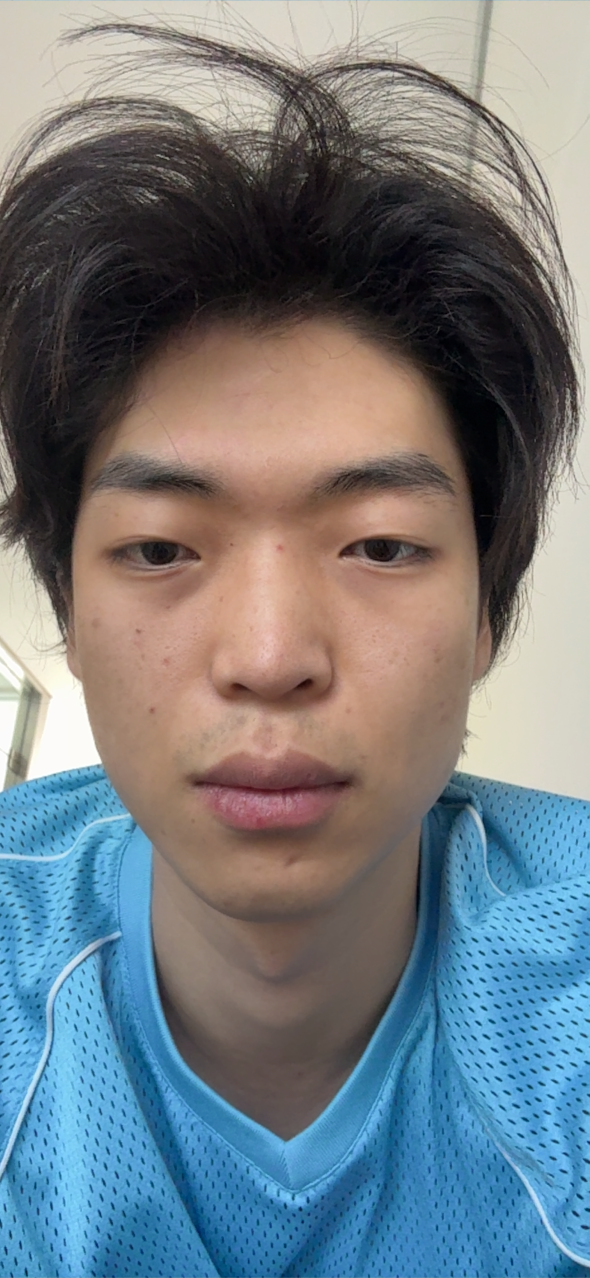
#> input picture docs/product/e7-region-detection-comparison-report-2026-06-27/assets/e7-reference-atlas/capture_pairs/pair_face_20260627T091334Z_06/frame.png, 1179 x 2556 px, found by its file name (shown at 1/2 size)
$ python make_lip_blend_preview_sheet.py
#> lines starting #> are read from the running program, lines starting #| are printed output that depends on the picture; after the words box and inside, x2 and y2 are one past the last pixel; in counts of white or black regions, pixels touching at a corner belong together; pictures that were not available may be replaced by others from this repository, and a replacement may not be noted
#!/usr/bin/env python3

from __future__ import annotations

import argparse
import json
from pathlib import Path
from typing import Any

import numpy as np
from PIL import Image, ImageDraw, ImageFilter


DEFAULT_FRAME = Path("evidence/e7-reference-atlas/capture_pairs/pair_face_20260622T143334Z_03/frame.png")
DEFAULT_ATLAS_MASK = Path("evidence/e7-reference-atlas/lip-style-atlas-v1/lip_atlas_roundtrip_mask.png")
DEFAULT_VISION_MASK = Path("evidence/e7-reference-atlas/vision-lip-boundary-v2/frame_vision_outer_minus_inner_mask.png")
DEFAULT_OUT = Path("evidence/e7-reference-atlas/vision-lip-boundary-v2/blend_preview")


def parse_args() -> argparse.Namespace:
    parser = argparse.ArgumentParser(description="Create alpha overlay vs pigment multiply lip previews.")
    parser.add_argument("--frame", type=Path, default=DEFAULT_FRAME)
    parser.add_argument("--atlas-mask", type=Path, default=DEFAULT_ATLAS_MASK)
    parser.add_argument("--vision-mask", type=Path, default=DEFAULT_VISION_MASK)
    parser.add_argument("--out", type=Path, default=DEFAULT_OUT)
    parser.add_argument("--color", default="#D94B74")
    parser.add_argument("--alpha-opacity", type=float, default=0.62)
    parser.add_argument("--multiply-strength", type=float, default=0.76)
    parser.add_argument("--feather", type=float, default=3.0)
    parser.add_argument("--threshold", type=int, default=8)
    parser.add_argument("--crop-pad", type=int, default=220)
    return parser.parse_args()


def hex_to_rgb(value: str) -> np.ndarray:
    value = value.strip().lstrip("#")
    if len(value) != 6:
        raise ValueError(f"Expected #RRGGBB color, got {value!r}")
    return np.array([int(value[i : i + 2], 16) for i in (0, 2, 4)], dtype=np.float32) / 255.0


def load_mask(path: Path, size: tuple[int, int], threshold: int, feather: float) -> np.ndarray:
    image = Image.open(path).convert("L")
    if image.size != size:
        image = image.resize(size, Image.Resampling.NEAREST)
    if feather > 0:
        image = image.filter(ImageFilter.GaussianBlur(radius=feather))
    values = np.asarray(image, dtype=np.float32) / 255.0
    return np.where(values > threshold / 255.0, values, 0.0)


def bbox(mask: np.ndarray) -> dict[str, int] | None:
    ys, xs = np.where(mask > 0.03)
    if len(xs) == 0:
        return None
    left = int(xs.min())
    top = int(ys.min())
    right = int(xs.max())
    bottom = int(ys.max())
    return {
        "left": left,
        "top": top,
        "right": right,
        "bottom": bottom,
        "width": right - left + 1,
        "height": bottom - top + 1,
    }


def expand_bbox(box: dict[str, int], size: tuple[int, int], pad: int) -> tuple[int, int, int, int]:
    width, height = size
    left = max(0, box["left"] - pad)
    top = max(0, box["top"] - pad)
    right = min(width - 1, box["right"] + pad)
    bottom = min(height - 1, box["bottom"] + pad)
    return left, top, right + 1, bottom + 1


def alpha_overlay(frame: np.ndarray, mask: np.ndarray, color: np.ndarray, opacity: float) -> np.ndarray:
    alpha = np.clip(mask * opacity, 0.0, 1.0)[..., None]
    return frame * (1.0 - alpha) + color * alpha


def pigment_multiply(frame: np.ndarray, mask: np.ndarray, color: np.ndarray, strength: float) -> np.ndarray:
    pigment_strength = np.clip(mask * strength, 0.0, 1.0)[..., None]
    pigment_filter = 1.0 * (1.0 - pigment_strength) + color * pigment_strength
    return np.clip(frame * pigment_filter, 0.0, 1.0)


def add_boundary(image: Image.Image, mask: np.ndarray, color: tuple[int, int, int]) -> Image.Image:
    hard = mask > 0.04
    edge = np.zeros_like(hard)
    edge[1:, :] |= hard[1:, :] != hard[:-1, :]
    edge[:-1, :] |= hard[:-1, :] != hard[1:, :]
    edge[:, 1:] |= hard[:, 1:] != hard[:, :-1]
    edge[:, :-1] |= hard[:, :-1] != hard[:, 1:]
    edge_image = Image.fromarray((edge.astype(np.uint8) * 255), mode="L").filter(ImageFilter.MaxFilter(5))
    output = image.convert("RGBA")
    line = Image.new("RGBA", output.size, (*color, 0))
    line.putalpha(edge_image)
    return Image.alpha_composite(output, line).convert("RGB")


def luminance(values: np.ndarray) -> np.ndarray:
    return values[..., 0] * 0.2126 + values[..., 1] * 0.7152 + values[..., 2] * 0.0722


def detail_metrics(original: np.ndarray, rendered: np.ndarray, mask: np.ndarray) -> dict[str, float]:
    active = mask > 0.12
    if int(active.sum()) < 2:
        return {"lumaStdRatio": 0.0, "lumaCorrelation": 0.0}
    original_luma = luminance(original)[active]
    rendered_luma = luminance(rendered)[active]
    original_std = float(original_luma.std())
    rendered_std = float(rendered_luma.std())
    if original_std <= 1e-8 or rendered_std <= 1e-8:
        correlation = 0.0
    else:
        correlation = float(np.corrcoef(original_luma, rendered_luma)[0, 1])
    return {
        "lumaStdRatio": rendered_std / max(original_std, 1e-8),
        "lumaCorrelation": correlation,
    }


def label(image: Image.Image, title: str, subtitle: str = "") -> Image.Image:
    output = image.convert("RGBA")
    draw = ImageDraw.Draw(output)
    height = 92 if subtitle else 64
    draw.rectangle((24, 24, 720, 24 + height), fill=(0, 0, 0, 168))
    draw.text((42, 42), title, fill=(255, 255, 255, 255))
    if subtitle:
        draw.text((42, 70), subtitle, fill=(255, 255, 255, 255))
    return output.convert("RGB")


def make_sheet(images: list[tuple[str, Image.Image]], crop: tuple[int, int, int, int]) -> Image.Image:
    thumbs: list[tuple[str, Image.Image]] = []
    for title, image in images:
        view = image.crop(crop)
        view.thumbnail((360, 640), Image.Resampling.LANCZOS)
        thumbs.append((title, view.convert("RGB")))

    label_height = 34
    width = 360 * len(thumbs)
    height = label_height + max(image.height for _, image in thumbs)
    sheet = Image.new("RGB", (width, height), (18, 18, 20))
    draw = ImageDraw.Draw(sheet)
    for index, (title, image) in enumerate(thumbs):
        x = index * 360
        draw.rectangle((x, 0, x + 360, label_height), fill=(35, 35, 39))
        draw.text((x + 12, 10), title, fill=(255, 255, 255))
        sheet.paste(image, (x + (360 - image.width) // 2, label_height))
    return sheet


def save_preview(path: Path, values: np.ndarray, mask: np.ndarray, line_color: tuple[int, int, int], title: str, subtitle: str) -> Image.Image:
    image = Image.fromarray(np.rint(np.clip(values, 0.0, 1.0) * 255).astype(np.uint8), mode="RGB")
    image = add_boundary(image, mask, line_color)
    image = label(image, title, subtitle)
    image.save(path)
    return image


def main() -> None:
    args = parse_args()
    frame_path = args.frame.resolve()
    atlas_mask_path = args.atlas_mask.resolve()
    vision_mask_path = args.vision_mask.resolve()
    out_dir = args.out.resolve()
    out_dir.mkdir(parents=True, exist_ok=True)

    frame_image = Image.open(frame_path).convert("RGB")
#> frame_image is the input picture: PIL image 1179x2556 RGB; mean R, G, B 114.5, 122.9, 128.8
    frame = np.asarray(frame_image, dtype=np.float32) / 255.0
    color = hex_to_rgb(args.color)
    atlas_mask = load_mask(atlas_mask_path, frame_image.size, args.threshold, args.feather)
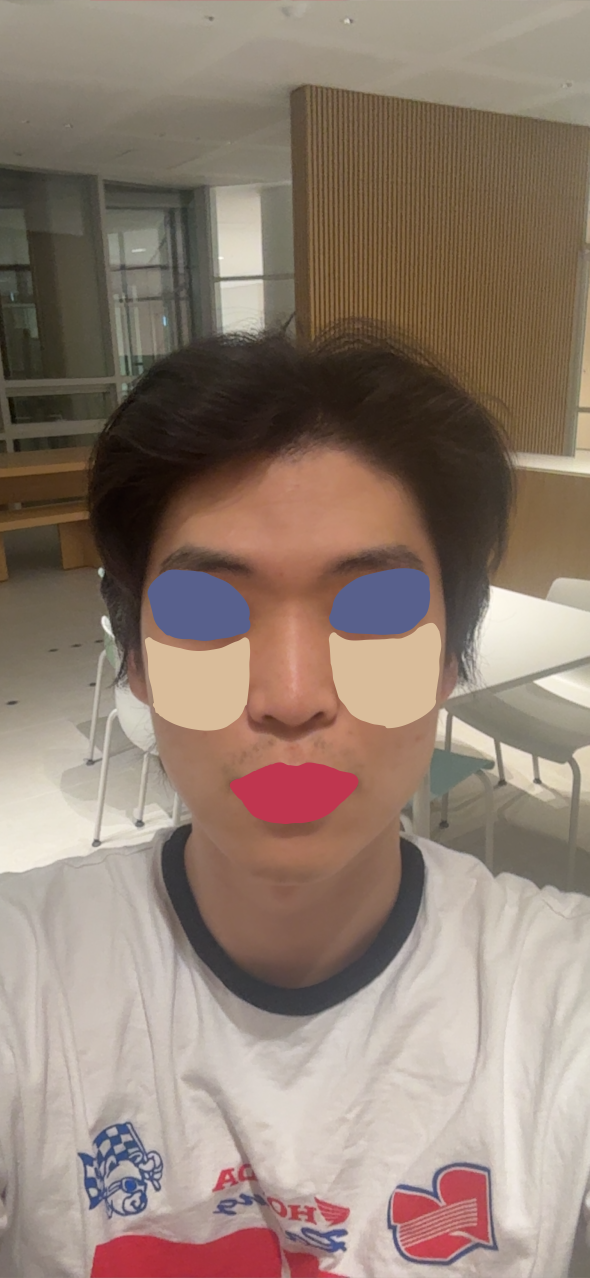
#> input picture evidence/references/e7-user-gold-raw-20260626/A_0.png, 1179 x 2556 px, given in place of lip_atlas_roundtrip_mask.png, which was not available (shown at 1/2 size)
    vision_mask = load_mask(vision_mask_path, frame_image.size, args.threshold, args.feather)
#> call 2 of load_mask, with size = (1179, 2556), threshold = 8, feather = 3
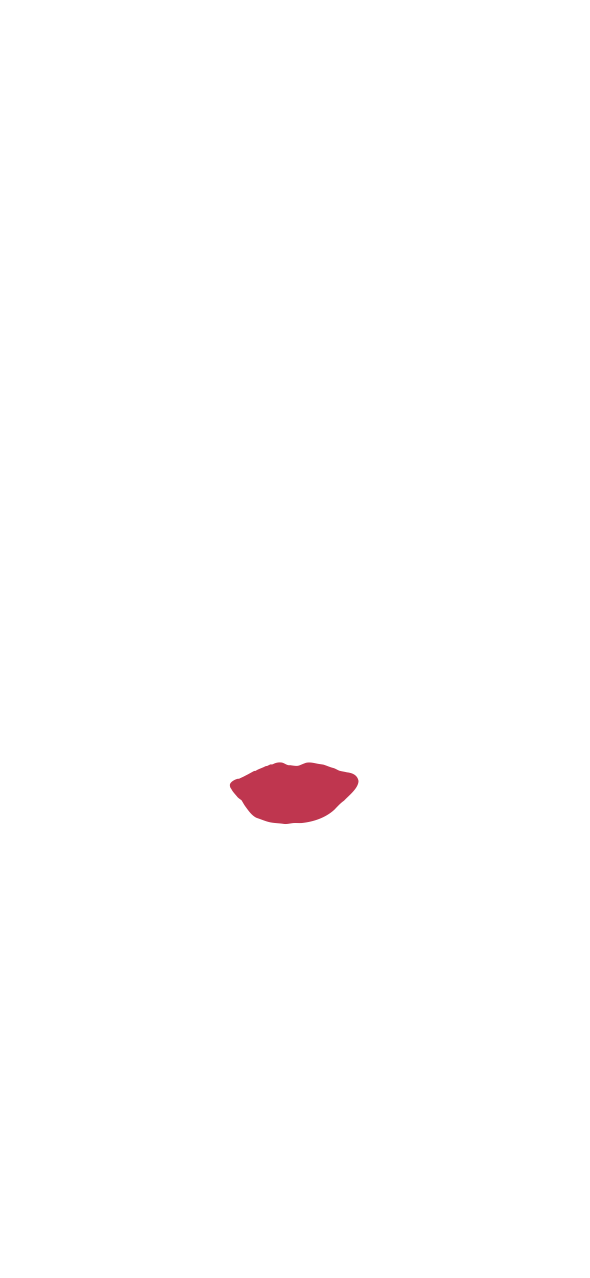
#> input picture evidence/references/e7-user-gold-raw-20260626/A_1.png, 1179 x 2556 px, given in place of frame_vision_outer_minus_inner_mask.png, which was not available (shown at 1/2 size)

    union_box = bbox(np.maximum(atlas_mask, vision_mask))
#> in bbox, `left = int(xs.min())`: left = 0
#> in bbox, `right = int(xs.max())`: right = 1178
#> in bbox, `bottom = int(ys.max())`: bottom = 2555
#> union_box = {'left': 0, 'top': 0, 'right': 1178, 'bottom': 2555, 'width': 1179, 'height': 2556}
    if union_box is None:
        raise SystemExit("No active lip pixels in atlas or Vision mask.")
    crop = expand_bbox(union_box, frame_image.size, args.crop_pad)
#> in expand_bbox, `left = max(0, box["left"] - pad)`: left = 0
#> in expand_bbox, `right = min(width - 1, box["right"] + pad)`: right = 1178
#> in expand_bbox, `bottom = min(height - 1, box["bottom"] + pad)`: bottom = 2555
#> crop = (0, 0, 1179, 2556)

    atlas_alpha = alpha_overlay(frame, atlas_mask, color, args.alpha_opacity)
    atlas_multiply = pigment_multiply(frame, atlas_mask, color, args.multiply_strength)
    vision_multiply = pigment_multiply(frame, vision_mask, color, args.multiply_strength)
#> call 2 of pigment_multiply, with color = array of shape (3,), strength = 0.76
#> in pigment_multiply (call 2), `pigment_filter = 1.0 * (1.0 - pigment_strength) + color * pigment_stre..`:
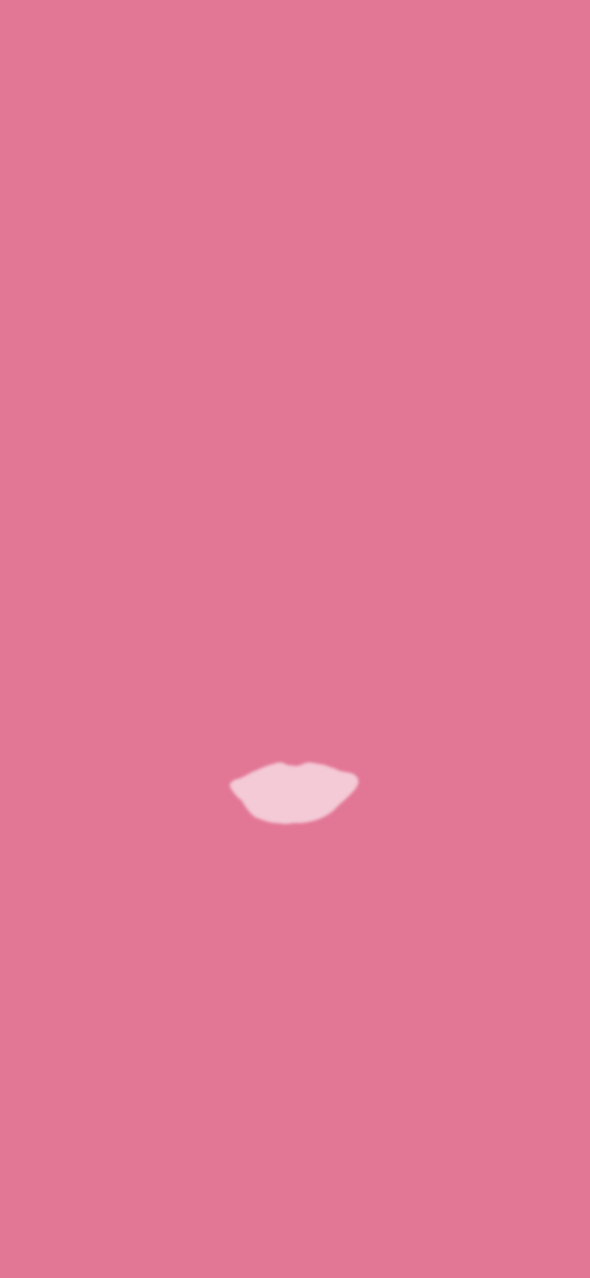
#> pigment_filter: shape (2556, 1179, 3) float32 (shown at 1/2 size); mean of channels 0, 1, 2 0.903, 0.466, 0.597; drawn as R, G, B

    original_path = out_dir / "original_crop_context.png"
    alpha_path = out_dir / "current_alpha_overlay_atlas.png"
    multiply_atlas_path = out_dir / "pigment_multiply_atlas.png"
    multiply_vision_path = out_dir / "pigment_multiply_vision_v2.png"

    original = label(frame_image, "original clean frame", "no makeup preview")
    original.save(original_path)
    alpha_image = save_preview(
        alpha_path,
        atlas_alpha,
        atlas_mask,
        (255, 74, 132),
        "current alpha overlay / atlas",
        "baseline sticker-risk preview",
    )
#> in add_boundary, `hard = mask > 0.04`:
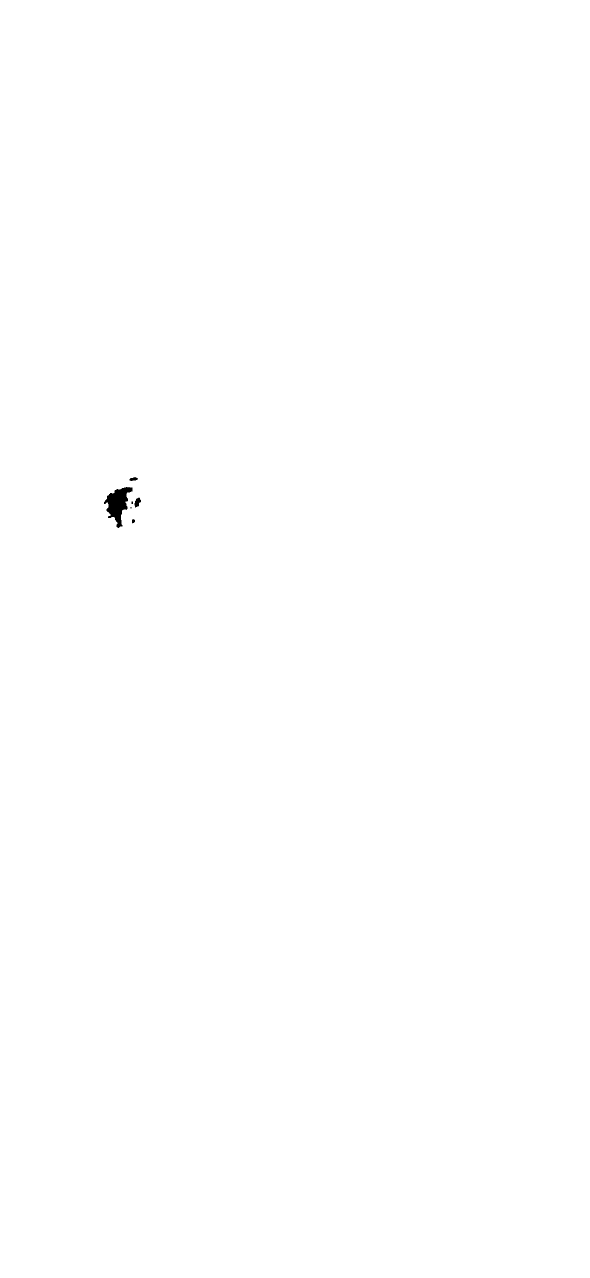
#> hard: shape (2556, 1179) bool (shown at 1/2 size); 99.9% white; 6 black regions (2 under 20 px), largest, box (x1, y1, x2, y2) and area: (208, 974, 265, 1056) 2246, (269, 995, 282, 1015) 162, (259, 954, 276, 962) 88, (264, 1038, 270, 1047) 40
    multiply_atlas_image = save_preview(
        multiply_atlas_path,
        atlas_multiply,
        atlas_mask,
        (255, 74, 132),
        "pigment multiply / atlas",
        "same mask; texture should remain visible",
    )
#> call 3 of label, with title = 'pigment multiply / atlas', subtitle = 'same mask; texture should remain visible'
#> in label (call 3), `return output.convert("RGB")`:
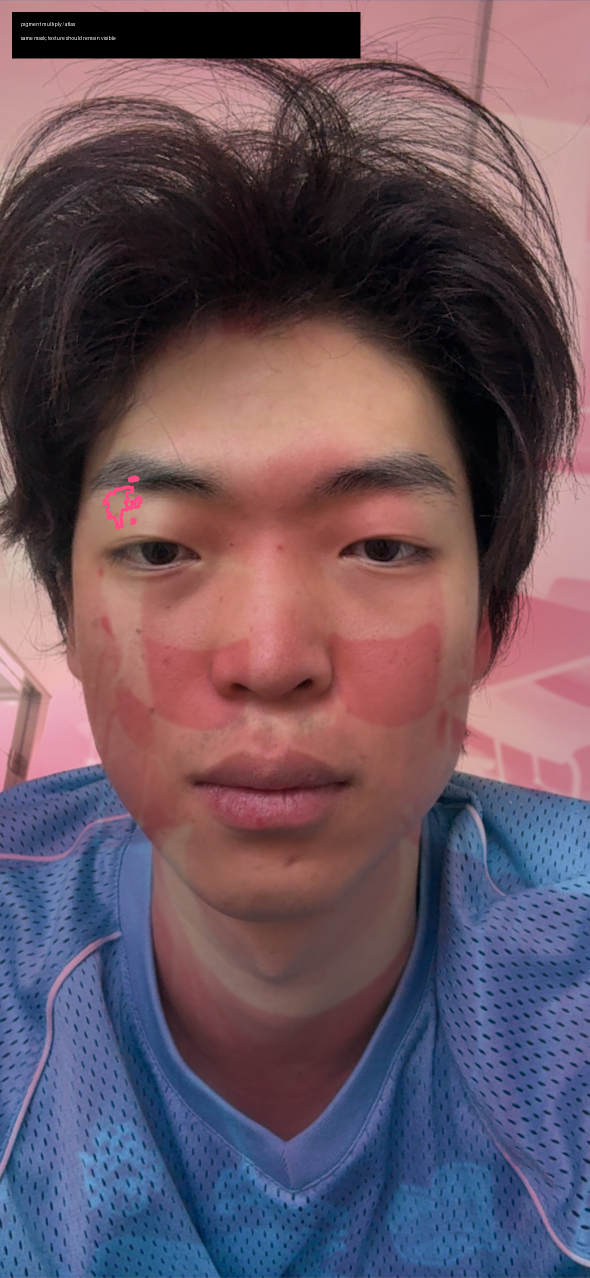
#> returned value: PIL image 1179x2556 RGB (shown at 1/2 size); mean R, G, B 104.1, 84, 95.7
    multiply_vision_image = save_preview(
        multiply_vision_path,
        vision_multiply,
        vision_mask,
        (0, 255, 232),
        "pigment multiply / Vision v2",
        "boundary candidate; not runtime approval",
    )

    sheet_path = out_dir / "alpha_vs_pigment_multiply_sheet.png"
    sheet = make_sheet(
        [
            ("original", original),
            ("alpha atlas", alpha_image),
            ("multiply atlas", multiply_atlas_image),
            ("multiply Vision", multiply_vision_image),
        ],
        crop,
    )
#> after the loop in make_sheet, `for title, image in images:`:
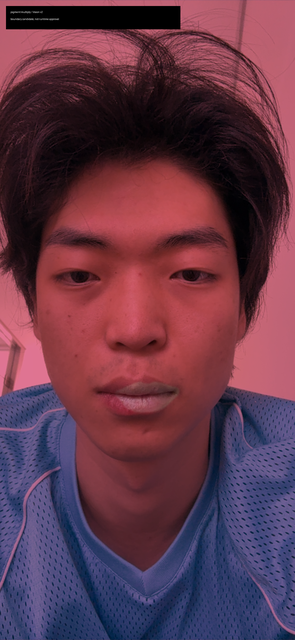
#> view: PIL image 295x640 RGB; mean R, G, B 97.9, 55.3, 73.4
#> after the loop in make_sheet, `for title, image in images:`: thumbs = 4 items
#> in make_sheet, `width = 360 * len(thumbs)`: width = 1440
#> in make_sheet, `height = label_height + max(image.height for _, image in thumbs)`: height = 674
#> the loop in make_sheet, `for index, (title, image) in enumerate(thumbs):` made 4 passes
#> (title, x) on passes 1 to 4: ('original', 0), ('alpha atlas', 360), ('multiply atlas', 720), ('multiply Vision', 1080)
#> after the loop in make_sheet, `for index, (title, image) in enumerate(thumbs):`:
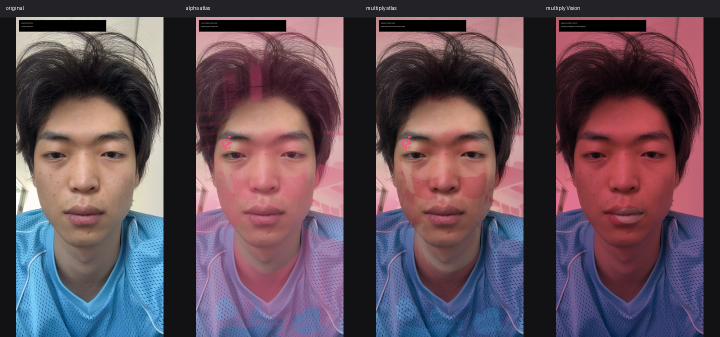
#> sheet: PIL image 1440x674 RGB (shown at 1/2 size); mean R, G, B 93.5, 75, 85.5
    sheet.save(sheet_path)

    summary: dict[str, Any] = {
        "status": "offline_preview_only",
        "frame": str(frame_path),
        "atlasMask": str(atlas_mask_path),
        "visionMask": str(vision_mask_path),
        "color": args.color,
        "alphaOpacity": args.alpha_opacity,
        "multiplyStrength": args.multiply_strength,
        "feather": args.feather,
        "crop": {
            "left": crop[0],
            "top": crop[1],
            "right": crop[2],
            "bottom": crop[3],
            "width": crop[2] - crop[0],
            "height": crop[3] - crop[1],
        },
        "sheet": str(sheet_path),
        "previews": {
            "original": str(original_path),
            "alphaAtlas": str(alpha_path),
            "multiplyAtlas": str(multiply_atlas_path),
            "multiplyVision": str(multiply_vision_path),
        },
        "detailMetrics": {
            "alphaAtlas": detail_metrics(frame, atlas_alpha, atlas_mask),
            "multiplyAtlas": detail_metrics(frame, atlas_multiply, atlas_mask),
            "multiplyVision": detail_metrics(frame, vision_multiply, vision_mask),
        },
        "note": "Offline visual approximation only. It does not replace Unity runtime rendering or real-device acceptance.",
    }
#> in detail_metrics, `original_std = float(original_luma.std())`: original_std = 0.232
#> in detail_metrics, `rendered_std = float(rendered_luma.std())`: rendered_std = 0.163
#> in detail_metrics, `correlation = float(np.corrcoef(original_luma, rendered_luma)[0, 1])`: correlation = 0.987
    (out_dir / "summary.json").write_text(json.dumps(summary, indent=2, ensure_ascii=False) + "\n", encoding="utf-8")
    lines = [
        "# Lip Blend Preview",
        "",
        "- Status: `offline_preview_only`",
        f"- Sheet: `{sheet_path}`",
        f"- Color: `{args.color}`",
        f"- Alpha opacity: `{args.alpha_opacity:.2f}`",
        f"- Multiply strength: `{args.multiply_strength:.2f}`",
        "",
        "Detail metrics are measured over the active lip mask on the clean frame.",
        "",
        f"- Alpha atlas luma std ratio: `{summary['detailMetrics']['alphaAtlas']['lumaStdRatio']:.6f}`",
        f"- Multiply atlas luma std ratio: `{summary['detailMetrics']['multiplyAtlas']['lumaStdRatio']:.6f}`",
        f"- Multiply Vision luma std ratio: `{summary['detailMetrics']['multiplyVision']['lumaStdRatio']:.6f}`",
        "",
        "This is buildless preview evidence only; runtime Unity acceptance is still required.",
    ]
    (out_dir / "summary.md").write_text("\n".join(lines) + "\n", encoding="utf-8")
    print(f"lip_blend_preview status=offline_preview_only sheet={sheet_path}")


if __name__ == "__main__":
    main()
